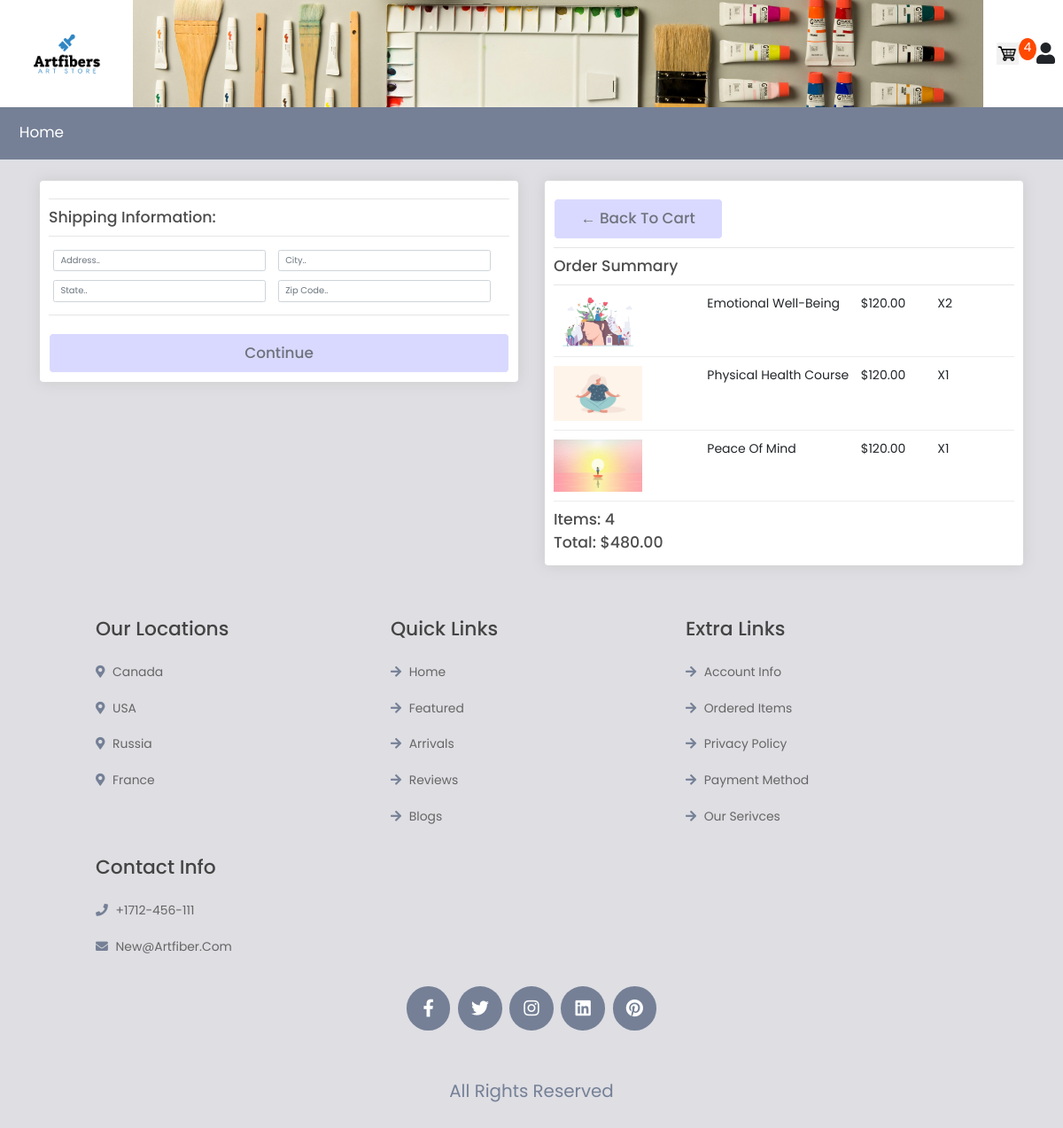
/checkout/ (signed in), run on an earlier commit of the app's database.
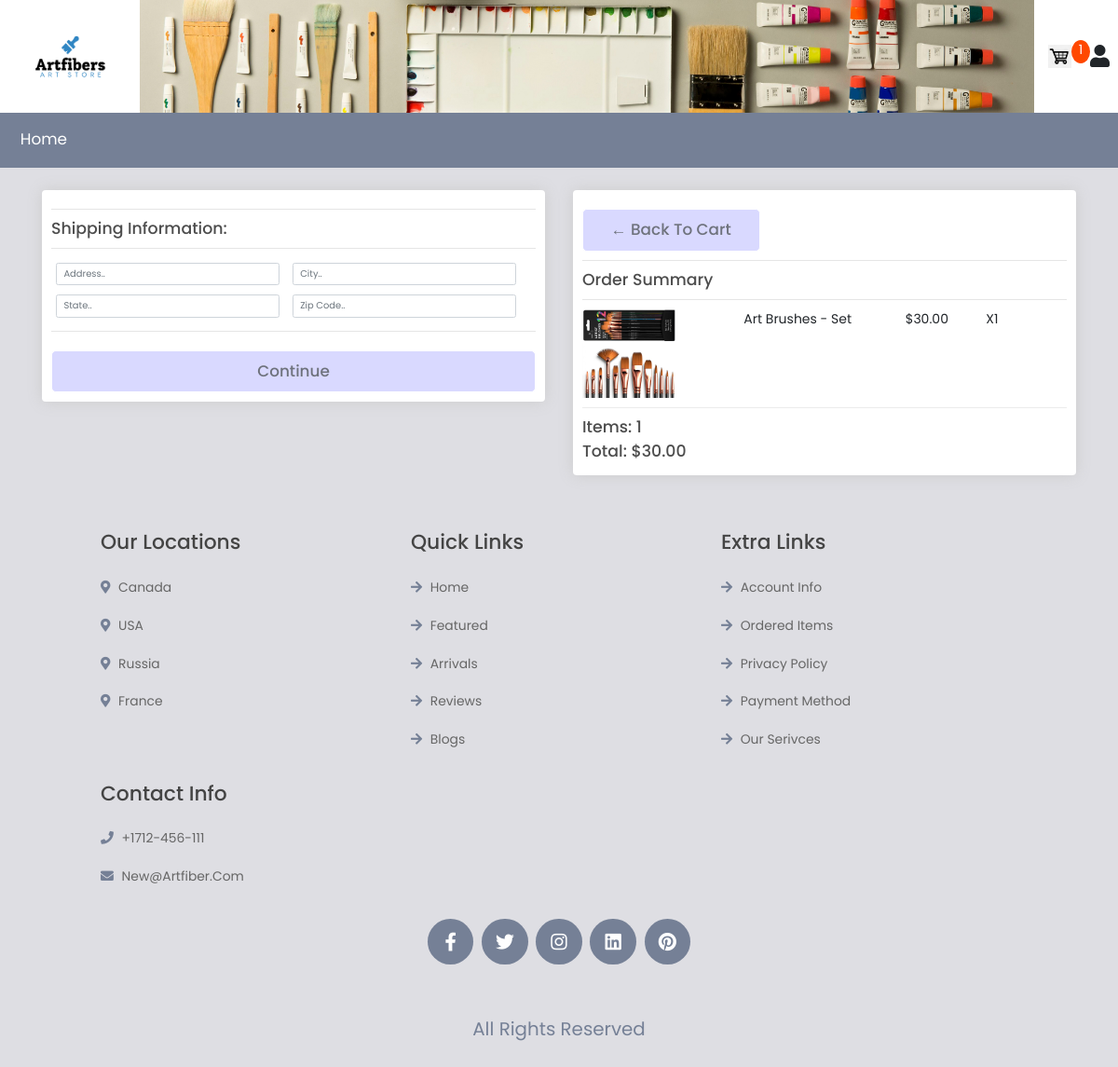
And on a later commit of the database.
### store/models.py (models this page shows, shortened)
class OrderItem(models.Model):
    product = models.ForeignKey(Product, on_delete=models.SET_NULL, null=True)
    order = models.ForeignKey(Order, on_delete=models.SET_NULL, null=True)
    quantity = models.IntegerField(default=0, null=True, blank=True)
    date_added = models.DateTimeField(auto_now_add=True)
    @property
    def get_total(self):
        return self.quantity*self.product.price

class Product(models.Model):
    name = models.CharField(max_length=200)
    price = models.DecimalField(max_digits=7, decimal_places=2)
    digital = models.BooleanField(
        default=False, null=True, blank=True)  # doesn't require shipment
    image = models.ImageField(null=True, blank=True)
    @property
    def imageURL(self):
        try:
            url = self.image.url
        except:
            url = ''
        return url

class Order(models.Model):
    customer = models.ForeignKey(
        Customer, on_delete=models.SET_NULL, null=True, blank=True)
    date_ordered = models.DateTimeField(auto_now_add=True)
    complete = models.BooleanField(default=False)
    transaction_id = models.CharField(max_length=100, null=True)
    @property
    def shipping(self):
        shipping = False
        orderitems = self.orderitem_set.all()  # all the order items in a cart
        for i in orderitems:
            if i.product.digital == False:
                shipping = True
        return shipping
    @property
    def get_cart_total(self):
        orderitems = self.orderitem_set.all()
        total = sum([item.get_total for item in orderitems])
        return total
    @property
    def get_cart_items(self):
        orderitems = self.orderitem_set.all()
        total = sum([item.quantity for item in orderitems])
        return total

### store/views.py (the view)
# urls.py: path('checkout/', views.checkout, name="checkout"),
def checkout(request):
    data = cartData(request)
    cartItems = data['cartItems']
    order = data['order']
    items = data['items']
    context = {'items': items, 'order': order, 'cartItems': cartItems}
    return render(request, 'store/Checkout.html', context)

### store/cartdata.py (called while the page is built)
def cartData(request):
    if request.user.is_authenticated:
        customer = request.user.customer
        order, created = Order.objects.get_or_create(
            customer=customer, complete=False)
        items = order.orderitem_set.all()
        cartItems = order.get_cart_items
    else:
        cookieData = cookieCart(request)
        cartItems = cookieData['cartItems']
        order = cookieData['order']
        items = cookieData['items']
    return {'cartItems': cartItems, 'order': order, 'items': items}

### store/templates/store/Checkout.html (shortened to what this page needs)
{% extends 'store/main.html'%} {% load static %} {% block content%}
<div class="row">
  <div class="col-lg-6">
    <div class="box-element" id="form-wrapper">
      <form id="form">
        <div id="shipping-info">
          <hr />
          <h3>Shipping Information:</h3>
          <hr />
          <div class="form-field">
            <input
              class="form-control"
              type="text"
              name="address"
              placeholder="Address.."
            />
          </div>
          <div class="form-field">
            <input
              class="form-control"
              type="text"
              name="city"
              placeholder="City.."
            />
          </div>
          <div class="form-field">
            <input
              class="form-control"
              type="text"
              name="state"
              placeholder="State.."
            />
          </div>
          <div class="form-field">
            <input
              class="form-control"
              type="text"
              name="zipcode"
              placeholder="Zip code.."
            />
          </div>
        </div>
        <hr />
        <input
          id="form-button"
          class="btn btn-success btn-block"
          type="submit"
          value="Continue"
        />
      </form>
    </div>
    <br />
  </div>
  <div class="col-lg-6">
    <div class="box-element">
      <a class="btn btn-outline-dark" href="{% url 'cart' %}"
        >&#x2190; Back to Cart</a
      >
      <hr />
      <h3>Order Summary</h3>
      <hr />
      {% for item in items %}
      <div class="cart-row">
        <div style="flex: 2">
          <img class="row-image" src="{{item.product.imageURL}}" />
        </div>
        <div style="flex: 2"><p>{{item.product.name}}</p></div>
        <div style="flex: 1"><p>${{item.product.price}}</p></div>
        <div style="flex: 1"><p>x{{item.quantity}}</p></div>
      </div>
      {% endfor %}
      <h3>Items: {{order.get_cart_items}}</h3>
      <h3>Total: ${{order.get_cart_total|floatformat:2}}</h3>
    </div>
  </div>
</div>
{% endblock content%}

What changed in the data, as far as the page shows it:
removed OrderItem: product.imageURL (picture), product.name "Emotional Well-Being", product.price "120.00", quantity "2"
removed OrderItem: product.imageURL (picture), product.name "Physical Health Course", product.price "120.00", quantity "1"
removed OrderItem: product.imageURL (picture), product.name "Peace Of Mind", product.price "120.00", quantity "1"
added OrderItem: product.imageURL (picture), product.name "Art Brushes - Set", product.price "30.00", quantity "1"
changed through a linked row, Order: get_cart_items "4" → "1"; get_cart_total "480.00" → "30.00"
Also different on the page:
{{ cartItems }}: "4" → "1"
